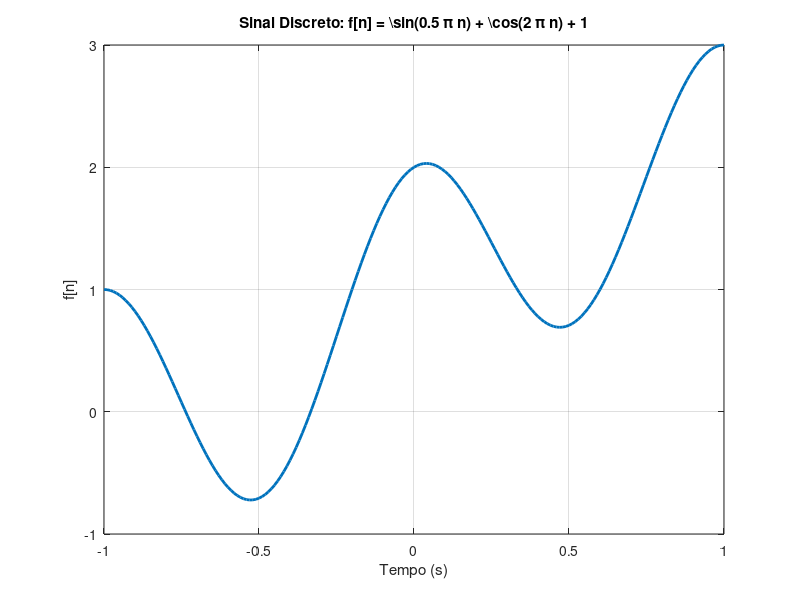
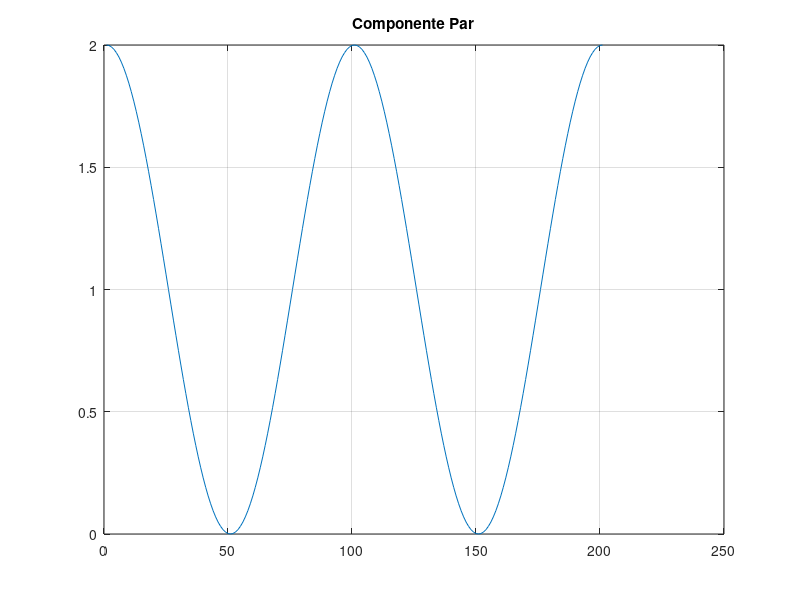
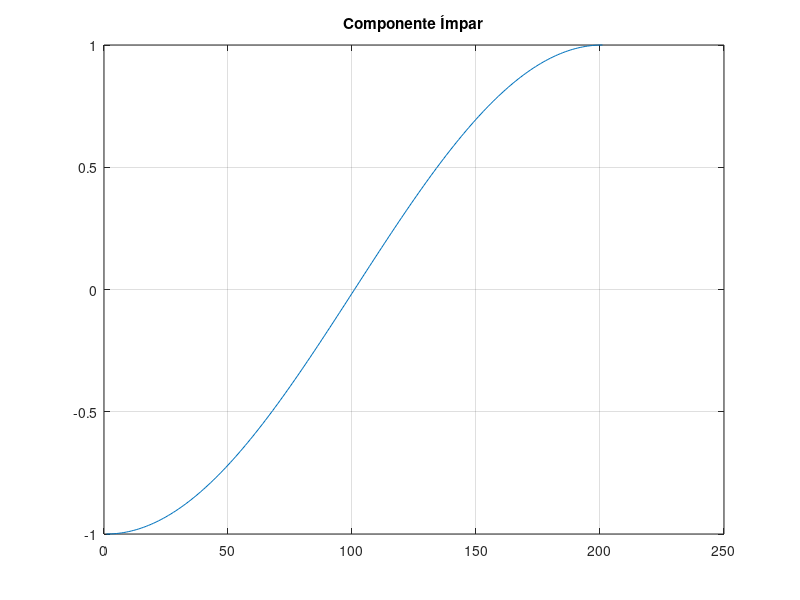
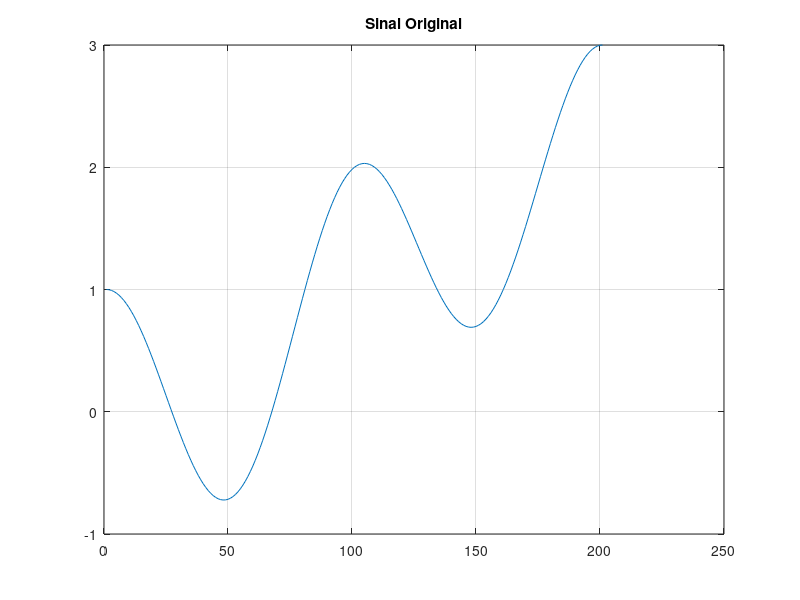

Write MATLAB code to recreate these figures, in order. (Note: this script raises an error after producing the figures.)
%questao 1 ///////////////////////////////////////////////////////////////////////////////////////
% Limpar todas as variáveis
clear all

% Coeficientes angulares das senoides e cossenoides
b1 = 0.5 * pi;
b2 = 2 * pi;

% Cálculo dos períodos de cada termo
T1 = 2 * pi / b1;
T2 = 2 * pi / b2;

T_1 = int16([T1 T2]);
T = lcm(T_1(1), T_1(2));

% Calcular a frequência em Hz
f_Hz = 1 / T;

% Calcular a frequência angular em rad/s
f_rad_per_s = 2 * pi * f_Hz;

% Exibir resultados
disp(['O período da função é T = ', num2str(T), ' unidades de tempo']);
disp(['A frequência é f = ', num2str(f_Hz), ' Hz']);
disp(['A frequência angular é ω = ', num2str(f_rad_per_s), ' rad/s']);

% Definir valores de n para o sinal discreto
Ts = 0.01;
n_values = -1:Ts:1;

f_discrete = sin(0.5 * pi * n_values) + cos(2 * pi * n_values) + 1;

% Limpar figuras
clf;
figure(1);
plot(n_values, f_discrete, 'LineWidth', 2);
title('Sinal Discreto: f[n] = \sin(0.5 \pi n) + \cos(2 \pi n) + 1');
xlabel('Tempo (s)');
ylabel('f[n]');
grid on;

% Calcular a taxa de amostragem e a frequência angular discreta
taxa_amostragem = 1 / Ts;
f_a = f_Hz / taxa_amostragem;
Wd = 2 * pi * f_a;

% Calcular o período fundamental
T_fundamental = 1 / f_a;
disp(['O período fundamental é T_fundamental = ', num2str(T_fundamental)]);

% Definir o sinal contínuo no tempo
sinal = sin(pi * (-1 : 0.001 : 1));

% Função componente ímpar
function impar = componente_impar(sinal)
    sinal_inverso = sinal(end:-1:1);
    impar = (sinal / 2) - (sinal_inverso / 2);
end

% Função componente par
function par = componente_par(sinal)
    sinal_inverso = sinal(end:-1:1);
    par = (sinal / 2) + (sinal_inverso / 2);
end

% Plotar componentes par e ímpar
figure(2);
plot(componente_par(f_discrete));
title('Componente Par');
grid on;

figure(3);
plot(componente_impar(f_discrete));
title('Componente Ímpar');
grid on;

figure(4);
plot(componente_impar(f_discrete) + componente_par(f_discrete));
title('Sinal Original');
grid on;

#questao 2//////////////////////////////////////////////////////////////////////////

% Definir o caminho do arquivo de áudio
music = 'materiaisLAB\dandadan_15seg.wav';

% Ler o arquivo de áudio
[sinal, fs] = audioread(music);

% Reproduzir o sinal original
sound(sinal, fs);
pause(2);

% Inverter o sinal
sinal_invertido = sinal(end:-1:1);
sound(sinal_invertido, fs);
pause(2);

% Reproduzir o sinal em velocidade lenta
fs_lento = fs / 2;
sound(sinal, fs_lento);
pause(2);

% Reproduzir o sinal em velocidade rápida
fs_rapido = fs * 2;
sound(sinal, fs_rapido);
pause(5);

% Parar a reprodução
clear sound;

% Função para transformar o sinal
function y = transform_signal(x, a, b)
    N = length(x);
    y = zeros(1, N);
    for n = 1:N
        index = a * n + b;
        if index >= 1 && index <= N
            y(n) = x(index);
        else
            y(n) = 0;
        end
    end
end

% Definir o sinal
x = sin(2 * pi * (0:0.01:1));

% Plotar o sinal original
subplot(1, 3, 1);
plot(x);
title('Sinal Original');

% Transformar e plotar o sinal com a = 2, b = 0
x1 = transform_signal(x, 2, 0);
subplot(1, 3, 2);
plot(x1);
title('Transformação: a = 2, b = 0');

% Transformar e plotar o sinal com a = 2, b = 30
x2 = transform_signal(x, 2, 30);
subplot(1, 3, 3);
plot(x2);
title('Transformação: a = 2, b = 30');

